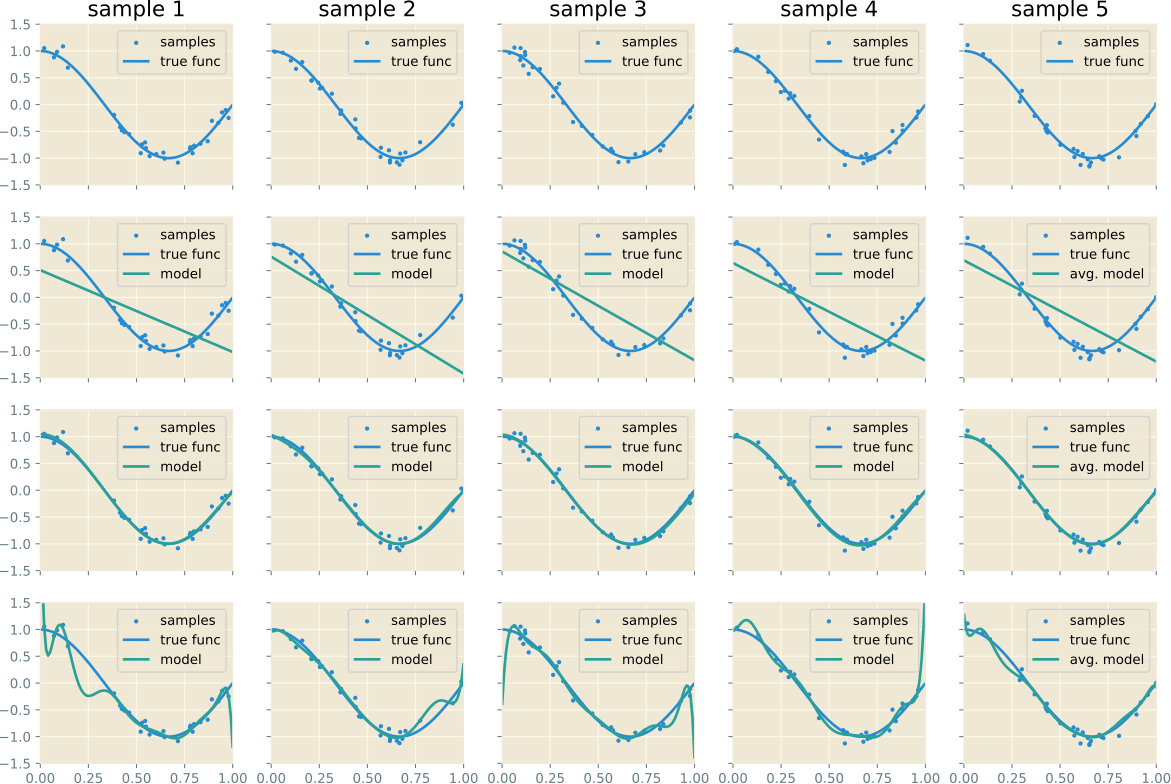

Generate this figure with Python:
import matplotlib.pyplot as plt
import numpy as np
from sklearn.linear_model import LinearRegression
from sklearn.preprocessing import PolynomialFeatures


def true_fun(X):
    return np.cos(1.5 * np.pi * X)


np.random.seed(0)

trial, n_samples = 5, 30
degrees = [1, 4, 10]
X = np.random.rand(trial, n_samples)
Y = true_fun(X) + np.random.randn(trial, n_samples) * 0.1
X_plot = np.linspace(0, 1, 100)

with plt.style.context('Solarize_Light2'):
    fig, ax = plt.subplots(len(degrees) + 1, trial, sharex=True, sharey=True, figsize=(12, 8))
    plt.setp(ax, xlim=(0, 1), ylim=(-1.5, 1.5))

    for t in range(trial):
        x, y = X[t, :], Y[t, :]
        for i in range(len(degrees) + 1):
            ax[i, t].scatter(x, y, s=5, label="samples")
            ax[i, t].plot(X_plot, true_fun(X_plot), label="true func")
            if i == 0:
                ax[i, t].set_title("sample %d" % (t + 1))

    for i in range(len(degrees)):
        polynomial_features = PolynomialFeatures(degree=degrees[i], include_bias=True)
        xx_plot = polynomial_features.fit_transform(X_plot[:, np.newaxis])

        lr = [LinearRegression(), LinearRegression(), LinearRegression(), LinearRegression()]
        aver_pre = np.zeros(100)
        for t in range(trial - 1):
            x, y = X[t, :], Y[t, :]
            lr[t].fit(polynomial_features.fit_transform(x[:, np.newaxis]), y)
            ax[i + 1, t].plot(X_plot, lr[t].predict(xx_plot), label="model")
            aver_pre += lr[t].predict(xx_plot)

        ax[i + 1, -1].plot(X_plot, aver_pre / 4, label="avg. model")

    for t in range(trial):
        for i in range(len(degrees) + 1):
            ax[i, t].legend(loc="best")

    plt.show()
